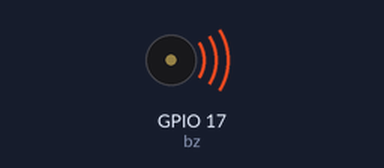
Simulated run of this program. Board: Raspberry Pi (BCM pin numbers). Shown: buzzer (waves = sounding).

Above: at 0.1 s.
Timing chart, 0 to 40.0 s (numbered marks = the images above):
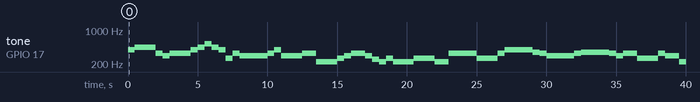

Measured:
- by itself, tone on GPIO 17 (bz): plays 393 Hz for 0.50 s, 441 Hz for 1.5 s, 330 Hz for 0.50 s, 294 Hz for 0.50 s, 330 Hz for 1.5 s, 393 Hz for 0.50 s … (44 notes in this stretch)

The program:

9-2._______.py
```python
#!/usr/bin/env python
# coding: utf-8

# # 9-2.无源蜂鸣器实验
# @  说明：无源蜂鸣器实验<br>
# 无源蜂鸣器实验，通过GPIOZero库的TonalBuzzer专用音频合成库直接驱动无源蜂鸣器发出具有频率信息的声音！！！<br>

# ## 1.导入必要的库文件

from gpiozero import TonalBuzzer
from gpiozero.tones import Tone
from time import sleep
from signal import pause


# ## 2.定义无源蜂鸣器管脚

makerobo_Buzzer = 17    # 有源蜂鸣器管脚定义


# ## 3.音谱定义

# 音谱定义
Tone_CL = [220, 220, 220, 220, 220, 220, 220, 248]		# 低C音符的频率
Tone_CM = [220, 262, 294, 330, 350, 393, 441, 495]		# 中C音的频率
Tone_CH = [220, 525, 589, 661, 700, 786, 800, 880]		# 高C音符的频率

# 第一首歌音谱
makerobo_song_1 = [	Tone_CM[3], Tone_CM[5], Tone_CM[6], Tone_CM[3], Tone_CM[2], Tone_CM[3], Tone_CM[5], Tone_CM[6],
			        Tone_CH[1], Tone_CM[6], Tone_CM[5], Tone_CM[1], Tone_CM[3], Tone_CM[2], Tone_CM[2], Tone_CM[3],
			        Tone_CM[5], Tone_CM[2], Tone_CM[3], Tone_CM[3], Tone_CL[6], Tone_CL[6], Tone_CL[6], Tone_CM[1],
			        Tone_CM[2], Tone_CM[3], Tone_CM[2], Tone_CL[7], Tone_CL[6], Tone_CM[1], Tone_CL[5]	]
# 第1首歌的节拍，1表示1/8拍
makerobo_beat_1 = [	1, 1, 3, 1, 1, 3, 1, 1,
			        1, 1, 1, 1, 1, 1, 3, 1,
			        1, 3, 1, 1, 1, 1, 1, 1,
			        1, 2, 1, 1, 1, 1, 1, 1,
			        1, 1, 3	]
# 第二首歌音谱
makerobo_song_2 = [	Tone_CM[1], Tone_CM[1], Tone_CM[1], Tone_CL[5], Tone_CM[3], Tone_CM[3], Tone_CM[3], Tone_CM[1],
			        Tone_CM[1], Tone_CM[3], Tone_CM[5], Tone_CM[5], Tone_CM[4], Tone_CM[3], Tone_CM[2], Tone_CM[2],
			        Tone_CM[3], Tone_CM[4], Tone_CM[4], Tone_CM[3], Tone_CM[2], Tone_CM[3], Tone_CM[1], Tone_CM[1],
			        Tone_CM[3], Tone_CM[2], Tone_CL[5], Tone_CL[7], Tone_CM[2], Tone_CM[1]	]

# 第2首歌的节拍，1表示1/8拍
makerobo_beat_2 = [	1, 1, 2, 2, 1, 1, 2, 2,
			        1, 1, 2, 2, 1, 1, 3, 1,
			        1, 2, 2, 1, 1, 2, 2, 1,
			        1, 2, 2, 1, 1, 3 ]


# ## 3.初始化工作

# GPIO设置函数
def makerobo_setup():
    global bz
    bz = TonalBuzzer(makerobo_Buzzer)  # 设置管脚
    bz.stop()


# ## 4.功能函数

# 循环函数
def makerobo_loop():
	while True:
		#    播放第一首歌音乐...
		for i in range(1, len(makerobo_song_1)):     # 播放第一首歌
			bz.play(Tone(makerobo_song_1[i]))              # 设置歌曲音符的频率
			sleep(makerobo_beat_1[i] * 0.5)	         # 延迟一个节拍* 0.5秒的音符
		sleep(1)						             # 等待下一首歌。

		#    播放第二首歌音乐...
		for i in range(1, len(makerobo_song_2)):     # 播放第二首歌
			bz.play(Tone(makerobo_song_2[i]))              # 设置歌曲音符的频率
			sleep(makerobo_beat_2[i] * 0.5)          # 延迟一个节拍* 0.5秒的音符

# 释放资源函数
def makerobo_destory():
	bz.stop()			    # 停止蜂鸣器


# ## 5.主程序

# 程序入口
if __name__ == '__main__':
	makerobo_setup()
	try:
		makerobo_loop()
	except KeyboardInterrupt:  	# 当按下Ctrl+C时，将执行destroy()子程序。
		makerobo_destory()      # 释放资源
```
